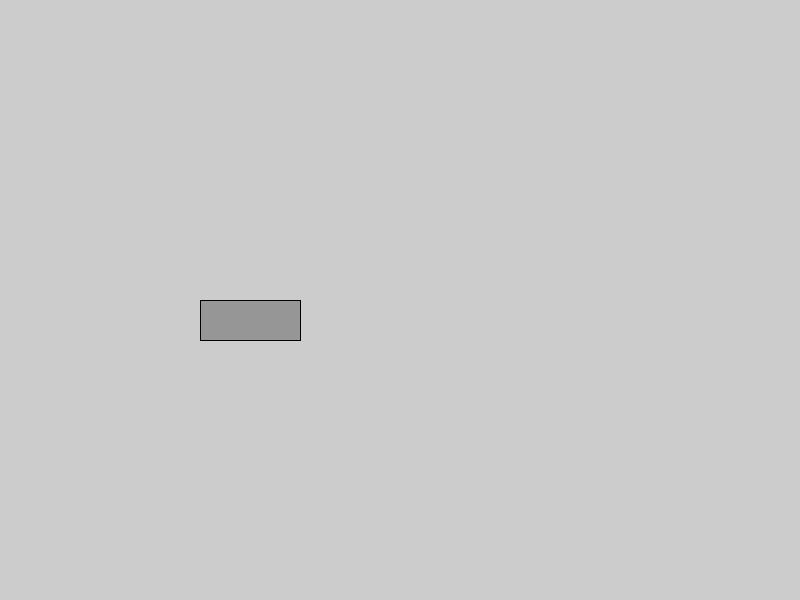
Frame 1 (no input)
Frame 60 (the mouse pressed at the canvas centre just before this capture): identical to frame 1, image omitted
Frame 120 (the mouse held since frame 60 and released just before this capture): identical to frame 1, image omitted

The Processing sketch that drew this single still picture (run headless with seeded random() and noise(); from frame 60 on, the mouse is pressed at the canvas centre):

// Processing sketch: sketch_140424_button
// ── sketch_140424_button.pde
int bX = 200;
int bY = 300;
int bW = 100;
int bH = 40;

boolean bActive = false;

void setup() {
  size(800, 600);
}

void draw() {

  if (mouseX > bX && mouseX < bX + bW && mouseY > bY && mouseY < bY + bH) {
    fill(150, 150, 200);
    if (mousePressed == true) {
      //fill(200, 200, 255);
      if (bActive == true) {
        bActive = false;
      } 
      else {
        bActive = true;
      }
    }
  } 
  else {
    fill(150);
  }

  if (bActive) {
    fill(180, 180, 220);
  }

  rect(bX, bY, bW, bH);
}
